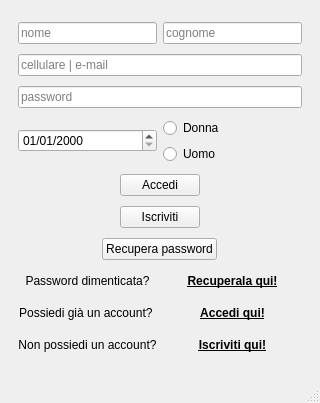
<?xml version="1.0" encoding="UTF-8"?>
<ui version="4.0">
 <class>MainWindow</class>
 <widget class="QMainWindow" name="MainWindow">
  <property name="geometry">
   <rect>
    <x>0</x>
    <y>0</y>
    <width>320</width>
    <height>403</height>
   </rect>
  </property>
  <property name="windowTitle">
   <string>MainWindow</string>
  </property>
  <widget class="QWidget" name="centralwidget">
   <layout class="QHBoxLayout" name="horizontalLayout">
    <item>
     <widget class="QWidget" name="mainwidget" native="true">
      <layout class="QHBoxLayout" name="horizontalLayout_2">
       <item>
        <layout class="QVBoxLayout" name="verticalLayout_2">
         <property name="spacing">
          <number>6</number>
         </property>
         <item>
          <layout class="QHBoxLayout" name="hlnomecogone">
           <item>
            <widget class="QLineEdit" name="lnnome">
             <property name="text">
              <string/>
             </property>
             <property name="placeholderText">
              <string>nome</string>
             </property>
            </widget>
           </item>
           <item>
            <widget class="QLineEdit" name="lncognome">
             <property name="text">
              <string/>
             </property>
             <property name="placeholderText">
              <string>cognome</string>
             </property>
            </widget>
           </item>
          </layout>
         </item>
         <item>
          <widget class="QLineEdit" name="lntelmail">
           <property name="placeholderText">
            <string>cellulare | e-mail</string>
           </property>
          </widget>
         </item>
         <item>
          <widget class="QLineEdit" name="lnpassword">
           <property name="echoMode">
            <enum>QLineEdit::Password</enum>
           </property>
           <property name="placeholderText">
            <string>password</string>
           </property>
          </widget>
         </item>
         <item>
          <layout class="QHBoxLayout" name="hldatagenere">
           <item>
            <widget class="QDateEdit" name="datedata">
             <property name="maximumDate">
              <date>
               <year>9999</year>
               <month>12</month>
               <day>30</day>
              </date>
             </property>
             <property name="displayFormat">
              <string>dd/MM/yyyy</string>
             </property>
            </widget>
           </item>
           <item>
            <layout class="QVBoxLayout" name="verticalLayout">
             <item>
              <widget class="QRadioButton" name="rdnbtndonna">
               <property name="text">
                <string>Donna</string>
               </property>
              </widget>
             </item>
             <item>
              <widget class="QRadioButton" name="rdnbtnuomo">
               <property name="text">
                <string>Uomo</string>
               </property>
              </widget>
             </item>
            </layout>
           </item>
          </layout>
         </item>
         <item alignment="Qt::AlignHCenter">
          <widget class="QPushButton" name="btnaccedi">
           <property name="text">
            <string>Accedi</string>
           </property>
          </widget>
         </item>
         <item alignment="Qt::AlignHCenter">
          <widget class="QPushButton" name="btniscriviti">
           <property name="text">
            <string>Iscriviti</string>
           </property>
          </widget>
         </item>
         <item alignment="Qt::AlignHCenter">
          <widget class="QPushButton" name="btnrecupero">
           <property name="text">
            <string>Recupera password</string>
           </property>
          </widget>
         </item>
         <item>
          <layout class="QHBoxLayout" name="horizontalLayout_5">
           <item>
            <widget class="QLabel" name="lblgotorecupero">
             <property name="text">
              <string>Password dimenticata?</string>
             </property>
             <property name="alignment">
              <set>Qt::AlignCenter</set>
             </property>
            </widget>
           </item>
           <item>
            <widget class="QPushButton" name="btngotorecupero">
             <property name="font">
              <font>
               <weight>75</weight>
               <bold>true</bold>
               <underline>true</underline>
              </font>
             </property>
             <property name="text">
              <string>Recuperala qui!</string>
             </property>
             <property name="flat">
              <bool>true</bool>
             </property>
            </widget>
           </item>
          </layout>
         </item>
         <item>
          <layout class="QHBoxLayout" name="horizontalLayout_3">
           <item>
            <widget class="QLabel" name="lblgotoaccedi">
             <property name="text">
              <string>Possiedi già un account? </string>
             </property>
             <property name="alignment">
              <set>Qt::AlignCenter</set>
             </property>
            </widget>
           </item>
           <item>
            <widget class="QPushButton" name="btngotoaccedi">
             <property name="font">
              <font>
               <weight>75</weight>
               <bold>true</bold>
               <underline>true</underline>
              </font>
             </property>
             <property name="text">
              <string>Accedi qui!</string>
             </property>
             <property name="flat">
              <bool>true</bool>
             </property>
            </widget>
           </item>
          </layout>
         </item>
         <item>
          <layout class="QHBoxLayout" name="horizontalLayout_4">
           <item>
            <widget class="QLabel" name="lblgotoiscriviti">
             <property name="text">
              <string>Non possiedi un account?</string>
             </property>
             <property name="alignment">
              <set>Qt::AlignCenter</set>
             </property>
            </widget>
           </item>
           <item>
            <widget class="QPushButton" name="btngotoiscriviti">
             <property name="font">
              <font>
               <weight>75</weight>
               <bold>true</bold>
               <underline>true</underline>
              </font>
             </property>
             <property name="text">
              <string>Iscriviti qui!</string>
             </property>
             <property name="flat">
              <bool>true</bool>
             </property>
            </widget>
           </item>
          </layout>
         </item>
        </layout>
       </item>
      </layout>
     </widget>
    </item>
   </layout>
  </widget>
  <widget class="QStatusBar" name="statusbar"/>
 </widget>
 <resources/>
 <connections/>
</ui>
